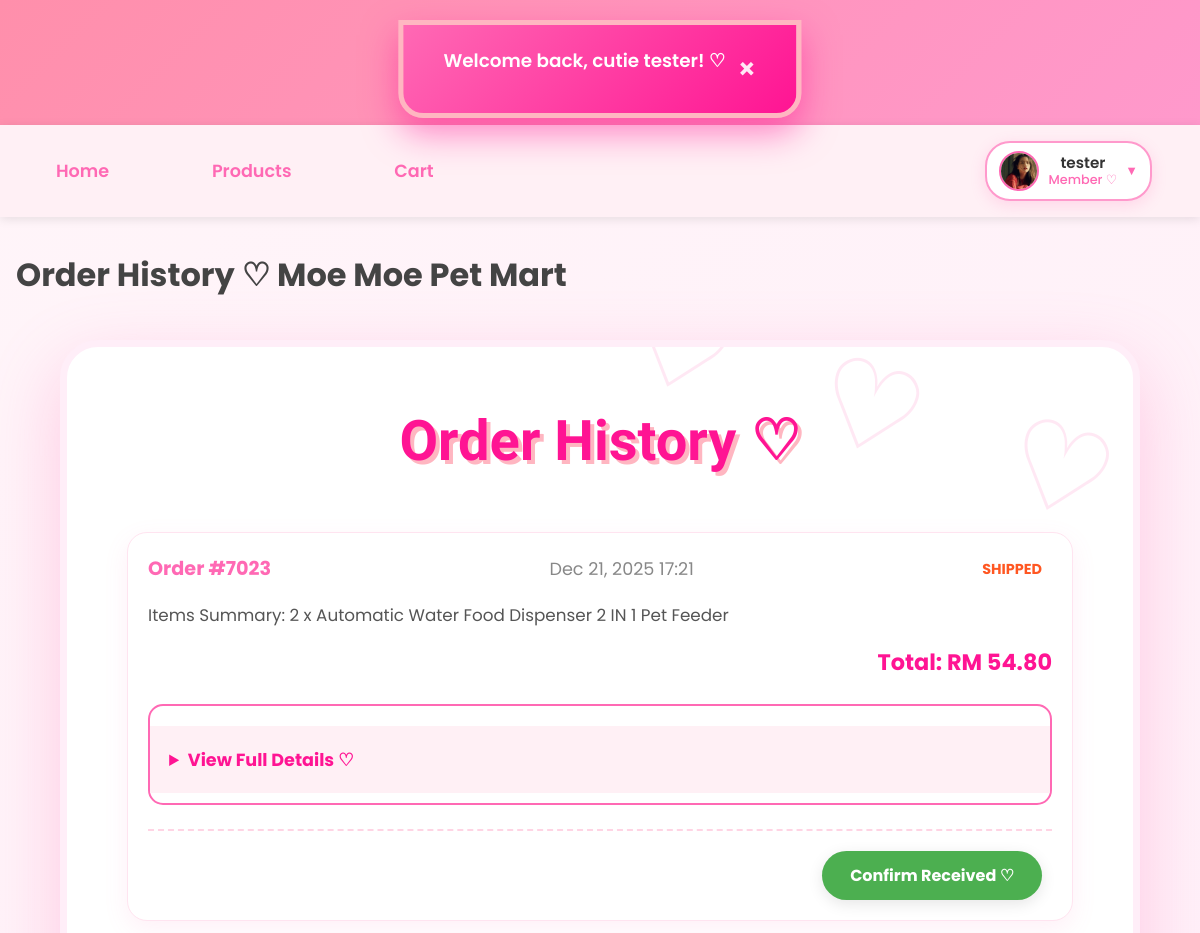
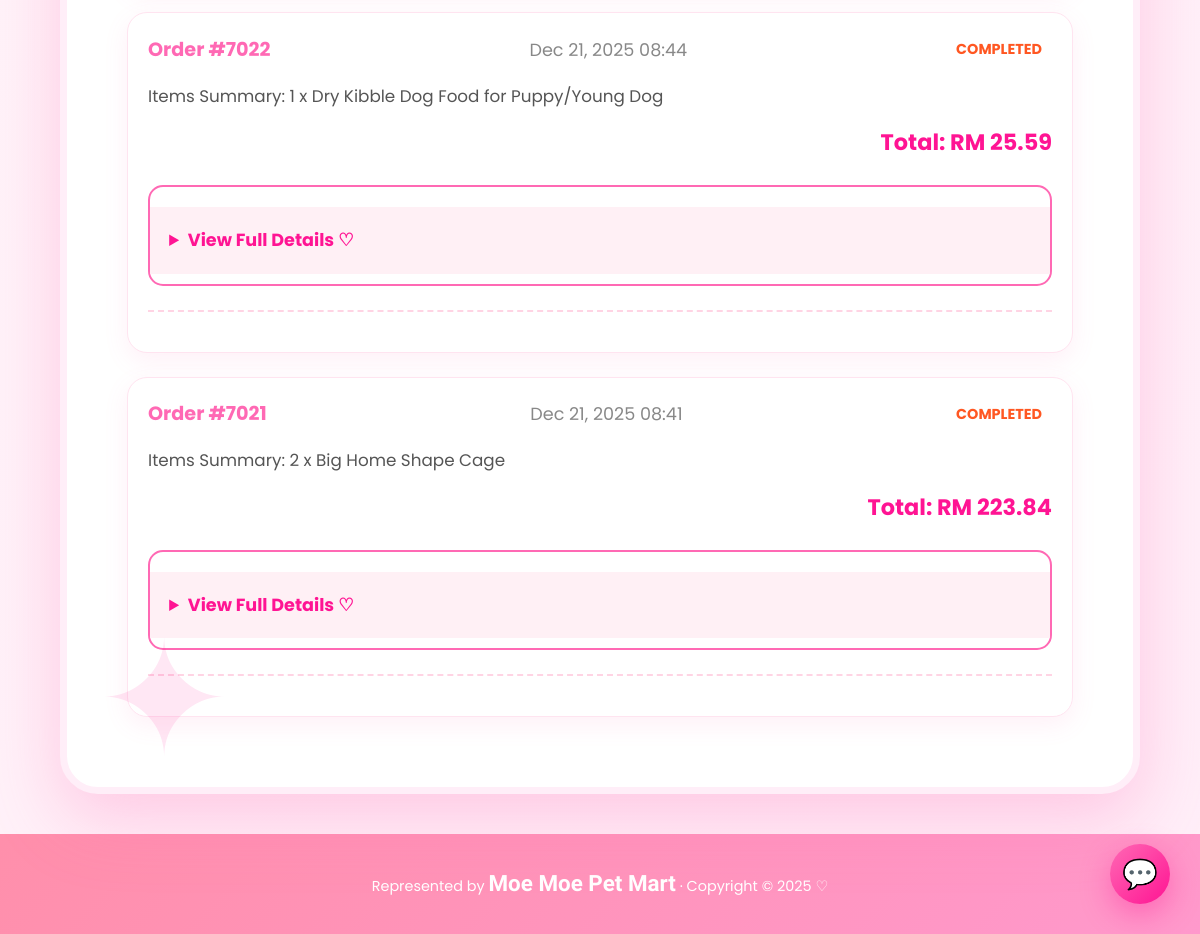
/member/order_history.php (signed in), run on the app's committed database (2 pictures, top to bottom).
### tables this page shows
CREATE TABLE `users` (
  `id` int(11) NOT NULL,
  `username` varchar(50) NOT NULL,
  `email` varchar(100) NOT NULL,
  `phone` varchar(20) NOT NULL,
  `home_address` varchar(255) NOT NULL,
  `password` varchar(255) NOT NULL,
  `reset_token` varchar(255) DEFAULT NULL,
  `reset_token_expiry` datetime DEFAULT NULL,
  `role` enum('member','admin') NOT NULL DEFAULT 'member',
  `created_at` datetime DEFAULT current_timestamp(),
  `profile_pic` varchar(255) DEFAULT NULL,
  `locked` tinyint(1) DEFAULT 0,
  `lock_reason` varchar(255) DEFAULT NULL,
  `locked_at` datetime DEFAULT NULL
);

CREATE TABLE `orders` (
  `order_id` int(11) NOT NULL,
  `user_id` int(11) NOT NULL,
  `shipping_address` text DEFAULT NULL,
  `recipient_name` varchar(100) NOT NULL,
  `recipient_phone` varchar(20) NOT NULL,
  `total_amount` decimal(10,2) NOT NULL,
  `shipping_fee` decimal(10,2) DEFAULT 0.00,
  `shipping_region` varchar(20) DEFAULT NULL,
  `payment_method` varchar(50) DEFAULT NULL,
  `card_last4` varchar(4) DEFAULT NULL,
  `qr_code` text DEFAULT NULL,
  `qr_generated_at` datetime DEFAULT NULL,
  `order_date` datetime NOT NULL DEFAULT current_timestamp(),
  `order_status` varchar(50) DEFAULT 'Pending Payment',
  `status` enum('Pending Payment','To Ship','Shipped','Completed','Cancelled','Return/Refund') NOT NULL DEFAULT 'Pending Payment',
  `return_reason` varchar(255) DEFAULT NULL,
  `voucher_code` varchar(50) DEFAULT NULL,
  `discount_amount` decimal(10,2) DEFAULT 0.00
);

### _base.php (called while the page is built, shortened)
<?php
function temp($key, $value = null) {
    if ($value !== null) {
        $_SESSION["temp_$key"] = $value;
    }
    else {
        $value = $_SESSION["temp_$key"] ?? null;
        return $value;
    }
}
function is_login() {
    return isset($_SESSION['user']) && !empty($_SESSION['user']);
}
function username() {
    return $_SESSION['user'] ?? null;
}
function user_role() {
    return $_SESSION['role'] ?? null;
}
function current_user() {
    global $_db;
    $stm = $_db->prepare("SELECT * FROM users WHERE username = ?");
    $stm->execute([username()]);
    return $stm->fetch();
}
function encode($value) {
    return htmlentities($value);
}
?>

### member/order_history.php (the view, shortened to what this page needs)
<?php
require '../_base.php';
$_title = 'Order History ♡ Moe Moe Pet Mart';
include '../_head.php';
$user = current_user();
$sql = "SELECT o.*, GROUP_CONCAT(CONCAT(oi.quantity, ' x ', p.product_name) SEPARATOR ', ') AS items_summary
        FROM orders o
        LEFT JOIN order_items oi ON o.order_id = oi.order_id
        LEFT JOIN product p ON oi.product_id = p.product_id
        WHERE o.user_id = ?
        GROUP BY o.order_id
        ORDER BY o.order_date DESC";
$stm = $_db->prepare($sql);
$stm->execute([$user->id]);
$orders = $stm->fetchAll();
?>
<div class="container">
    <h2>Order History ♡</h2>
    <?php if (empty($orders)): ?>
        <div class="empty-purchases">
            <img src="/images/empty-cart.png" alt="No history" style="width: 200px; opacity: 0.8;">
            <p>No order history yet~ Start shopping! ♡</p>
            <a href="products.php" class="btn btn-primary">Shop Now ♡</a>
        </div>
    <?php else: ?>
        <div class="purchase-list">
            <?php foreach ($orders as $order): ?>
                <div class="purchase-card">
                    <div class="order-header">
                        <span class="order-id">Order #<?= $order->order_id ?></span>
                        <span class="order-date"><?= date('M d, Y H:i', strtotime($order->order_date)) ?></span>
                        <span class="order-status <?= strtolower(str_replace(' ', '-', $order->order_status)) ?>">
                            <?= $order->order_status ?>
                        </span>
                    </div>
                    <div class="order-items">
                        <p>Items Summary: <?= encode($order->items_summary ?? 'No items') ?></p>
                    </div>
                    <div class="order-total">
                        Total: RM <?= number_format($order->total_amount, 2) ?>
                    </div>
                    <details class="order-details">
                        <summary>View Full Details ♡</summary>
                    </details>
                    <div class="order-actions">
                        <?php if ($order->order_status === 'Shipped'): ?>
                            <a href="confirm_receive.php?id=<?= $order->order_id ?>" class="btn btn-receive">Confirm Received ♡</a>
                        <?php endif; ?>
                    </div>
                </div>
            <?php endforeach; ?>
        </div>
    <?php endif; ?>
</div>
<?php include '../_foot.php'; ?>

### _head.php (shortened to what this page needs)
<?php
    require_once '_base.php';
?>
<!DOCTYPE html>
<html lang="en">
<head>
    <link rel="stylesheet" href="/css/app.css">
    <link rel="stylesheet" href="https://unpkg.com/dropzone@5/dist/min/dropzone.min.css">
</head>
<body data-flash="<?= encode(temp('info')) ?>">
    <div id="moe-flash"></div>
    <header>
        <h1><a href="/">MoeMoepet Mart</a></h1>
    </header>
    <nav>
    <div class="nav-left">
    <a href="/">Home</a>
    <a href="/member/products.php">Products</a>
    <a href="/member/cart.php" class="cart-link">
        Cart
    </a>
    </div>
    <div class="nav-right">
        <?php if (is_login()):
            $user = current_user();
            $displayName = encode(username());
            $roleText    = user_role() === 'admin' ? 'Admin ♛' : 'Member ♡';
            $avatar = !empty($user->profile_pic) ? '/' . $user->profile_pic : '/images/default-avatar.png';
        ?>
            <div class="user-menu">
                <div class="user-info" tabindex="0">
                    <img src="<?= $avatar ?>" alt="<?= $displayName ?>" class="user-avatar">
                    <div class="user-details">
                        <div class="user-name"><?= $displayName ?></div>
                        <div class="user-role"><?= $roleText ?></div>
                    </div>
                    <span class="dropdown-arrow">▼</span>
                </div>
            </div>
        <?php else: ?>
            <a href="/login.php" class="btn-login">Login</a>
        <?php endif; ?>
    </div>
</nav>
    <main>
        <h1><?= $_title ?? 'Untitled' ?></h1>

### data on the page
users: profile_pic (picture)
orders: order_id "7023", order_date "Dec 21, 2025 17:21", order_status "SHIPPED", items_summary "2 x Automatic Water Food Dispenser 2 IN 1 Pet Feeder", total_amount "54.80"
orders: order_id "7022", order_date "Dec 21, 2025 08:44", order_status "COMPLETED", items_summary "1 x Dry Kibble Dog Food for Puppy/Young Dog", total_amount "25.59"
orders: order_id "7021", order_date "Dec 21, 2025 08:41", order_status "COMPLETED", items_summary "2 x Big Home Shape Cage", total_amount "223.84"

### other printed values
$displayName "tester"
$roleText "Member ♡"
$_title "Order History ♡ Moe Moe Pet Mart"
